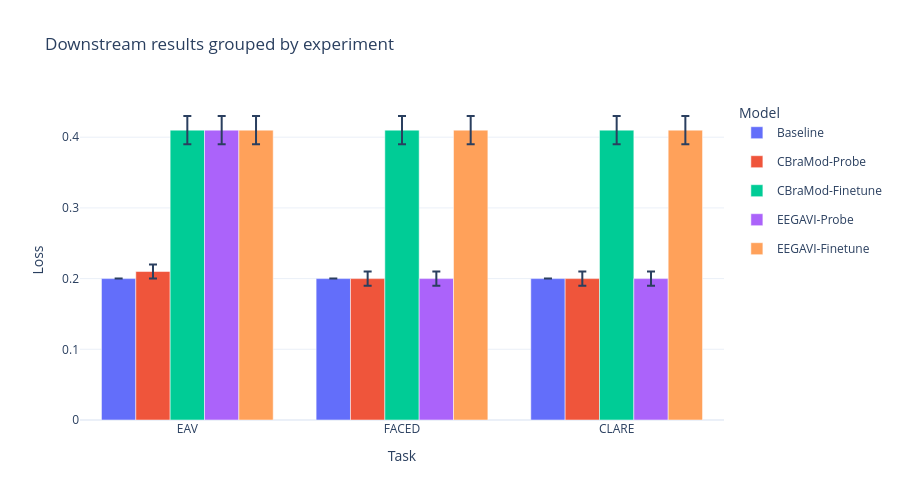

Notebook cell for this chart:
### Code cell
r = plot_grouped_by_experiment(
    df,
    title="Downstream results grouped by experiment",
    y_title="Loss",
    output_html="downstream_grouped_by_experiment.html",
)

### Figure 1 — Plotly figure (JSON) as saved in the notebook; plotly's stock layout.template omitted (floating-point values rounded to 4 significant figures)
{"data": [{"error_y": {"array": [0.0, 0.0, 0.0], "type": "data", "visible": true}, "legendgroup": "Baseline", "name": "Baseline", "showlegend": true, "x": ["EAV", "FACED", "CLARE"], "y": [0.2, 0.2, 0.2], "type": "bar", "xaxis": "x", "yaxis": "y"}, {"error_y": {"array": [0.01, 0.01, 0.01], "type": "data", "visible": true}, "legendgroup": "CBraMod-Probe", "name": "CBraMod-Probe", "showlegend": true, "x": ["EAV", "FACED", "CLARE"], "y": [0.21, 0.2, 0.2], "type": "bar", "xaxis": "x", "yaxis": "y"}, {"error_y": {"array": [0.02, 0.02, 0.02], "type": "data", "visible": true}, "legendgroup": "CBraMod-Finetune", "name": "CBraMod-Finetune", "showlegend": true, "x": ["EAV", "FACED", "CLARE"], "y": [0.41, 0.41, 0.41], "type": "bar", "xaxis": "x", "yaxis": "y"}, {"error_y": {"array": [0.02, 0.01, 0.01], "type": "data", "visible": true}, "legendgroup": "EEGAVI-Probe", "name": "EEGAVI-Probe", "showlegend": true, "x": ["EAV", "FACED", "CLARE"], "y": [0.41, 0.2, 0.2], "type": "bar", "xaxis": "x", "yaxis": "y"}, {"error_y": {"array": [0.02, 0.02, 0.02], "type": "data", "visible": true}, "legendgroup": "EEGAVI-Finetune", "name": "EEGAVI-Finetune", "showlegend": true, "x": ["EAV", "FACED", "CLARE"], "y": [0.41, 0.41, 0.41], "type": "bar", "xaxis": "x", "yaxis": "y"}], "layout": {"xaxis": {"anchor": "y", "domain": [0.0, 1.0], "title": {"text": "Task"}}, "yaxis": {"anchor": "x", "domain": [0.0, 1.0], "title": {"text": "Loss"}}, "legend": {"title": {"text": "Model"}}, "title": {"text": "Downstream results grouped by experiment"}, "barmode": "group", "height": 500, "width": 900}}
